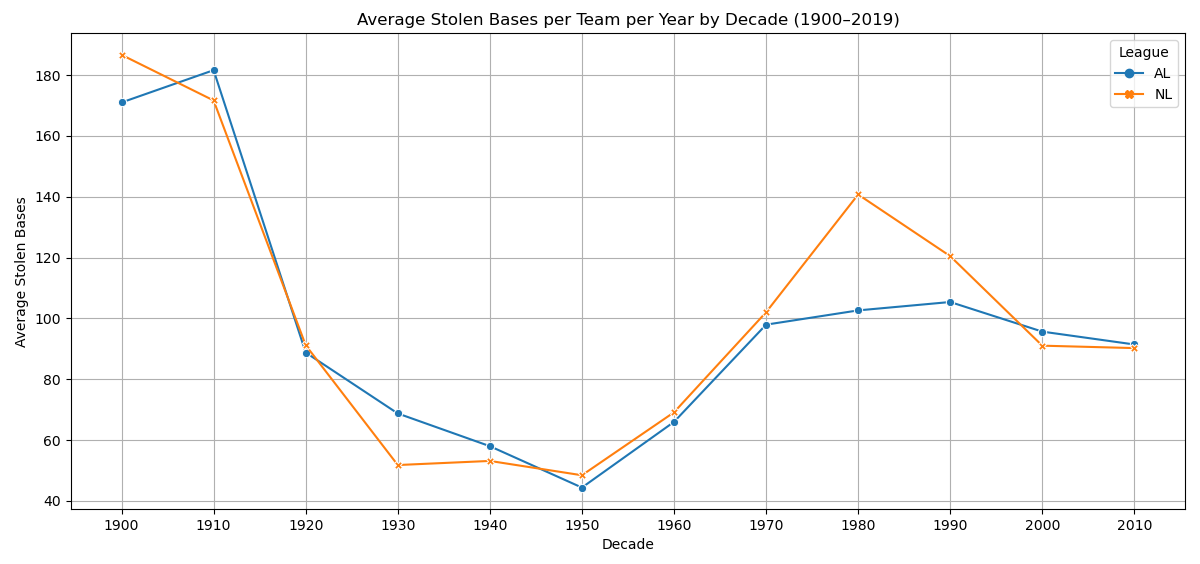

Python code for this plot:
import pandas as pd
import matplotlib.pyplot as plt
import seaborn as sns

# Load the data
df = pd.read_csv('mlb_teams.csv')

# Filter data from 1900 to 2019 with valid stolen_bases and valid league_id
df_filtered = df[
    (df['year'] >= 1900) & 
    (df['year'] <= 2019) & 
    (df['league_id'].isin(['NL', 'AL'])) & 
    (~df['stolen_bases'].isna())
].copy()

# Create a decade column
df_filtered['decade'] = (df_filtered['year'] // 10) * 10

# Group by league and decade to compute average stolen bases
grouped = df_filtered.groupby(['league_id', 'decade'])['stolen_bases'].mean().reset_index()

# Pivot for plotting
pivot_table = grouped.pivot(index='decade', columns='league_id', values='stolen_bases')

# Plot the results
plt.figure(figsize=(12, 6))
sns.lineplot(data=pivot_table, markers=True, dashes=False)
plt.title('Average Stolen Bases per Team per Year by Decade (1900–2019)')
plt.xlabel('Decade')
plt.ylabel('Average Stolen Bases')
plt.grid(True)
plt.xticks(pivot_table.index)
plt.legend(title='League')
plt.tight_layout()
plt.show()
